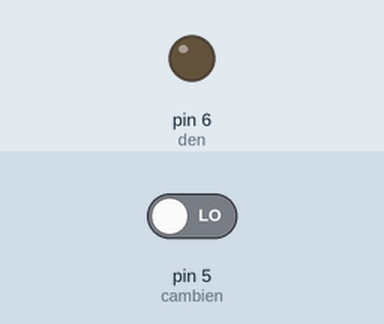
A sketch run on a simulated Arduino Uno, built with avr-gcc and run on an emulated ATmega328P. On the bench: output pins drawn as LEDs (lit = HIGH). The test bench sets the inputs (shaded band); at power-on: pin 5 (cambien) LOW. What the sketch prints to the serial monitor is not drawn.

Above: at 1.2 s.
1.3 s: pin 5 (cambien) driven HIGH
At 2.0 s:
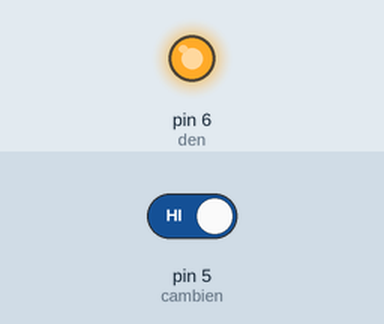
2.9 s: pin 5 (cambien) driven LOW
At 3.4 s:
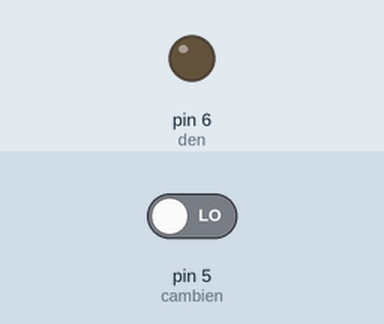
Timing chart, 0 to 5.9 s (numbered marks = the images above; inputs shaded):
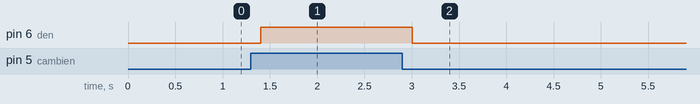

The sketch:

test2.ino
```cpp
int cambien = 5; //Chân cảm biến nối chân số 5 Arduino
int giatri;

int den = 6; //Đèn nối vào chân số 6 Arduino

void setup()
{
  Serial.begin(9600);

  pinMode(cambien, INPUT);

  pinMode(den,OUTPUT);
  digitalWrite(den,LOW); //Đèn mặc định là tắt

}

void loop()
{
  giatri = digitalRead(cambien); //Đọc giá trị digital từ cảm biến và gán vào biến giatri

  if (giatri == 1) //Nếu giá trị đọc từ cảm biến là 1
  {
    Serial.println("Đang rung ");
    digitalWrite(den,HIGH); //Đèn bật
  }
  else
  {
    Serial.println("Không rung");
    digitalWrite(den,LOW); //Đèn tắt
  }

  Serial.print("Giá trị cảm biến là: ");
  Serial.println(giatri);
  Serial.println("  ");
  delay(200);

}
```

Measured:
- after the input at 1.3 s, pin 6 (den): LOW → HIGH after 0.10 s
- after the input at 2.9 s, pin 6 (den): HIGH → LOW after 0.11 s
